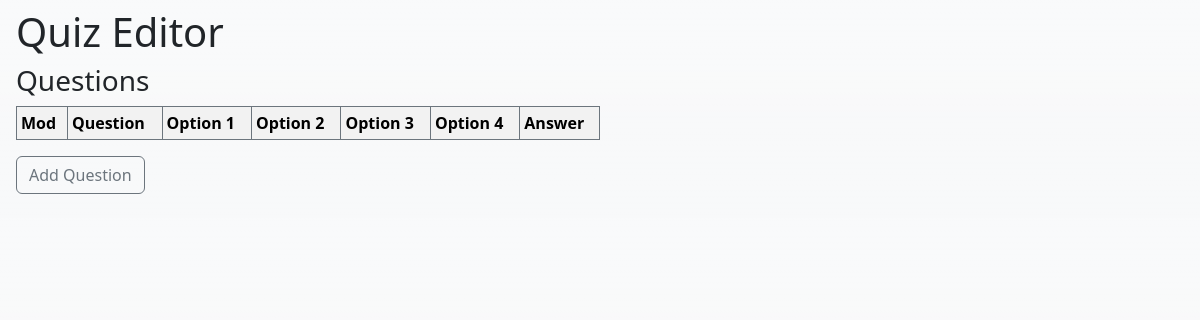
Before: / with the older database file.
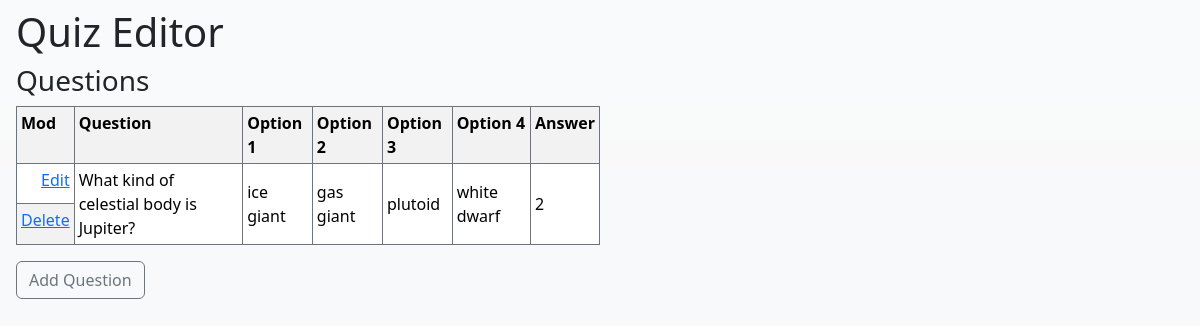
After: the same page with the newer database file.
### quiz_app/models.py (models this page shows, shortened)
class Question(models.Model):
    question_text = models.CharField(max_length=255)
    option1 = models.CharField(max_length=255)
    option2 = models.CharField(max_length=255)
    option3 = models.CharField(max_length=255)
    option4 = models.CharField(max_length=255)
    correct_option = models.CharField(max_length=1)

### quiz_app/views.py (the view)
# urls.py: path("", views.index, name="index"),
def index(request):
    questions = Question.objects.all()
    return render(request, "index.html", {"questions": questions})

### quiz_app/templates/index.html (shortened to what this page needs)
<!DOCTYPE html>
<html lang="en">
  <head>
    <link
      href="https://cdn.jsdelivr.net/npm/bootstrap@5.3.2/dist/css/bootstrap.min.css"
      rel="stylesheet"
    />
  </head>
  <body class="px-3 py-2 bg-light bg-gradient">
    <h1>Quiz Editor</h1>
    <h3>Questions</h3>
    <table
      class="table table-striped table-bordered border-secondary table-sm"
      style="width: 50%"
    >
      <tr>
        <th>Mod</th>
        <th>Question</th>
        <th>Option 1</th>
        <th>Option 2</th>
        <th>Option 3</th>
        <th>Option 4</th>
        <th>Answer</th>
      </tr>
      {% for question in questions %}
      <tr>
        <td align="right">
          <a href="question/update/{{ question.id }}">Edit</a>
        </td>
        <td rowspan="2" style="vertical-align: middle">
          {{ question.question_text }}
        </td>
        <td rowspan="2" style="vertical-align: middle">
          {{ question.option1 }}
        </td>
        <td rowspan="2" style="vertical-align: middle">
          {{ question.option2 }}
        </td>
        <td rowspan="2" style="vertical-align: middle">
          {{ question.option3 }}
        </td>
        <td rowspan="2" style="vertical-align: middle">
          {{ question.option4 }}
        </td>
        <td rowspan="2" style="vertical-align: middle">
          {{ question.correct_option }}
        </td>
      </tr>
      <tr>
        <td align="right">
          <a href="question/delete/{{ question.id }}">Delete</a>
        </td>
      </tr>
      {% endfor %}
    </table>
    <p>
      <button
        type="button"
        class="btn btn-outline-secondary"
        onclick="window.location.href='question/add'"
      >
        Add Question
      </button>
    </p>
  </body>
</html>

Changed rows visible on the page:
added Question: question_text "What kind of celestial body is Jupiter?", option1 "ice giant", option2 "gas giant", option3 "plutoid", option4 "white dwarf", correct_option "2"
